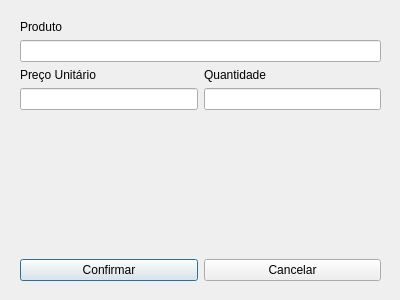
<?xml version="1.0" encoding="UTF-8"?>
<ui version="4.0">
 <class>fm_editarprodutovenda</class>
 <widget class="QDialog" name="fm_editarprodutovenda">
  <property name="geometry">
   <rect>
    <x>0</x>
    <y>0</y>
    <width>400</width>
    <height>300</height>
   </rect>
  </property>
  <property name="windowTitle">
   <string>Dialog</string>
  </property>
  <widget class="QWidget" name="layoutWidget">
   <property name="geometry">
    <rect>
     <x>20</x>
     <y>20</y>
     <width>361</width>
     <height>261</height>
    </rect>
   </property>
   <layout class="QVBoxLayout" name="verticalLayout_4">
    <item>
     <layout class="QVBoxLayout" name="verticalLayout_2">
      <item>
       <widget class="QLabel" name="label_prod">
        <property name="text">
         <string>Produto</string>
        </property>
       </widget>
      </item>
      <item>
       <widget class="QLineEdit" name="txt_edita_produto"/>
      </item>
     </layout>
    </item>
    <item>
     <layout class="QHBoxLayout" name="horizontalLayout">
      <item>
       <layout class="QVBoxLayout" name="verticalLayout">
        <item>
         <widget class="QLabel" name="label_preco">
          <property name="text">
           <string>Preço Unitário</string>
          </property>
         </widget>
        </item>
        <item>
         <widget class="QLineEdit" name="txt_edita_precoUnitario"/>
        </item>
       </layout>
      </item>
      <item>
       <layout class="QVBoxLayout" name="verticalLayout_3">
        <item>
         <widget class="QLabel" name="label__qtde">
          <property name="text">
           <string>Quantidade</string>
          </property>
         </widget>
        </item>
        <item>
         <widget class="QLineEdit" name="txt_edita_quantidade"/>
        </item>
       </layout>
      </item>
     </layout>
    </item>
    <item>
     <spacer name="verticalSpacer">
      <property name="orientation">
       <enum>Qt::Vertical</enum>
      </property>
      <property name="sizeHint" stdset="0">
       <size>
        <width>20</width>
        <height>40</height>
       </size>
      </property>
     </spacer>
    </item>
    <item>
     <layout class="QHBoxLayout" name="horizontalLayout_2">
      <item>
       <widget class="QPushButton" name="btn_edita_confirma">
        <property name="text">
         <string>Confirmar</string>
        </property>
       </widget>
      </item>
      <item>
       <widget class="QPushButton" name="btn_edita_cancela">
        <property name="text">
         <string>Cancelar</string>
        </property>
       </widget>
      </item>
     </layout>
    </item>
   </layout>
  </widget>
 </widget>
 <resources/>
 <connections/>
</ui>
